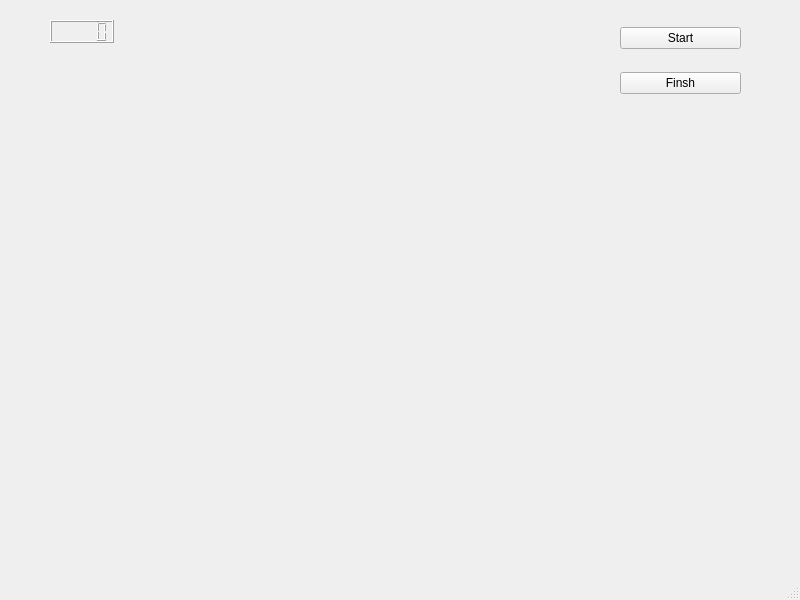
<?xml version="1.0" encoding="UTF-8"?>
<ui version="4.0">
 <class>MainWindow</class>
 <widget class="QMainWindow" name="MainWindow">
  <property name="geometry">
   <rect>
    <x>0</x>
    <y>0</y>
    <width>800</width>
    <height>600</height>
   </rect>
  </property>
  <property name="windowTitle">
   <string>MainWindow</string>
  </property>
  <property name="autoFillBackground">
   <bool>false</bool>
  </property>
  <widget class="QWidget" name="centralwidget">
   <widget class="QLCDNumber" name="lcdNumber">
    <property name="geometry">
     <rect>
      <x>50</x>
      <y>20</y>
      <width>64</width>
      <height>23</height>
     </rect>
    </property>
   </widget>
   <widget class="QWidget" name="">
    <property name="geometry">
     <rect>
      <x>620</x>
      <y>10</y>
      <width>121</width>
      <height>101</height>
     </rect>
    </property>
    <layout class="QVBoxLayout" name="verticalLayout">
     <item>
      <widget class="QPushButton" name="pushButton">
       <property name="text">
        <string>Start</string>
       </property>
      </widget>
     </item>
     <item>
      <widget class="QPushButton" name="pushButton_2">
       <property name="text">
        <string>Finsh</string>
       </property>
      </widget>
     </item>
    </layout>
   </widget>
  </widget>
  <widget class="QMenuBar" name="menubar">
   <property name="geometry">
    <rect>
     <x>0</x>
     <y>0</y>
     <width>800</width>
     <height>21</height>
    </rect>
   </property>
  </widget>
  <widget class="QStatusBar" name="statusbar"/>
 </widget>
 <resources/>
 <connections>
  <connection>
   <sender>pushButton</sender>
   <signal>clicked()</signal>
   <receiver>MainWindow</receiver>
   <slot>startGame()</slot>
   <hints>
    <hint type="sourcelabel">
     <x>669</x>
     <y>62</y>
    </hint>
    <hint type="destinationlabel">
     <x>517</x>
     <y>172</y>
    </hint>
   </hints>
  </connection>
  <connection>
   <sender>pushButton_2</sender>
   <signal>clicked()</signal>
   <receiver>MainWindow</receiver>
   <slot>finshGame()</slot>
   <hints>
    <hint type="sourcelabel">
     <x>439</x>
     <y>70</y>
    </hint>
    <hint type="destinationlabel">
     <x>375</x>
     <y>142</y>
    </hint>
   </hints>
  </connection>
 </connections>
 <slots>
  <slot>setColor()</slot>
  <slot>comecar()</slot>
  <slot>startGame()</slot>
  <slot>finshGame()</slot>
 </slots>
</ui>
